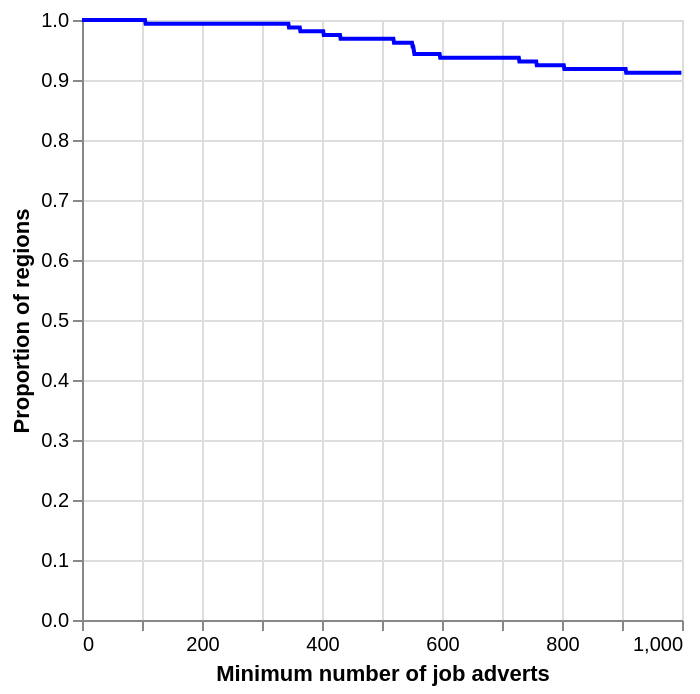

Here is the notebook cell this chart was saved with:
### Code cell
num_thresh_itl3 = []
for thresh in range(0,1000):
    num_thresh_itl3.append({
        "Minimum number of job adverts": thresh,
        "Number of regions":sum(itl3_aggregated_data['num_job_ads']>thresh),
        "Proportion of regions":sum(itl3_aggregated_data['num_job_ads']>thresh)/len(itl3_aggregated_data)
    })

alt.Chart(
    pd.DataFrame(num_thresh_itl3)
         ).mark_line(color='blue').encode(
    alt.X("Minimum number of job adverts"),
    y=alt.Y('Proportion of regions'),
)

### Figure 1 — Vega-Lite specification as saved in the notebook (floating-point values rounded to 4 significant figures; data arrays with more than 128 entries replaced by an {"elided": "..."} marker saying what was removed)
{"config": {"view": {"continuousWidth": 300, "continuousHeight": 300}}, "data": {"name": "data-7ea13f51bc6b79b0cf6595650974f78a"}, "mark": {"type": "line", "color": "blue"}, "encoding": {"x": {"field": "Minimum number of job adverts", "type": "quantitative"}, "y": {"field": "Proportion of regions", "type": "quantitative"}}, "$schema": "https://vega.github.io/schema/vega-lite/v5.15.1.json", "datasets": {"data-7ea13f51bc6b79b0cf6595650974f78a": {"elided": "1000 records"}}}
